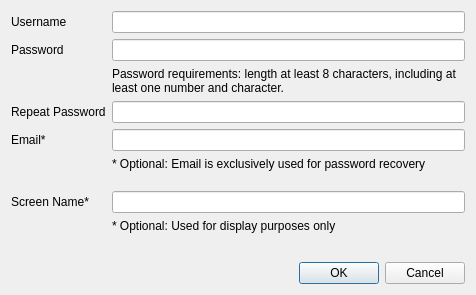
<?xml version="1.0" encoding="UTF-8"?>
<ui version="4.0">
 <class>ConnectionUserDialog</class>
 <widget class="QDialog" name="ConnectionUserDialog">
  <property name="geometry">
   <rect>
    <x>0</x>
    <y>0</y>
    <width>476</width>
    <height>295</height>
   </rect>
  </property>
  <property name="windowTitle">
   <string>Dialog</string>
  </property>
  <property name="styleSheet">
   <string notr="true">background-image: url(:/img/data/parchment.jpg);</string>
  </property>
  <layout class="QVBoxLayout" name="verticalLayout">
   <item>
    <layout class="QFormLayout" name="formLayout">
     <item row="0" column="0">
      <widget class="QLabel" name="label">
       <property name="text">
        <string>Username</string>
       </property>
      </widget>
     </item>
     <item row="0" column="1">
      <widget class="QLineEdit" name="edtUsername"/>
     </item>
     <item row="1" column="0">
      <widget class="QLabel" name="label_2">
       <property name="text">
        <string>Password</string>
       </property>
      </widget>
     </item>
     <item row="1" column="1">
      <widget class="QLineEdit" name="edtPassword">
       <property name="echoMode">
        <enum>QLineEdit::Password</enum>
       </property>
      </widget>
     </item>
     <item row="3" column="0">
      <widget class="QLabel" name="label_3">
       <property name="text">
        <string>Repeat Password</string>
       </property>
      </widget>
     </item>
     <item row="3" column="1">
      <widget class="QLineEdit" name="edtRepeat">
       <property name="echoMode">
        <enum>QLineEdit::Password</enum>
       </property>
      </widget>
     </item>
     <item row="4" column="0">
      <widget class="QLabel" name="label_4">
       <property name="text">
        <string>Email*</string>
       </property>
      </widget>
     </item>
     <item row="4" column="1">
      <widget class="QLineEdit" name="edtEmail"/>
     </item>
     <item row="6" column="0">
      <widget class="QLabel" name="label_5">
       <property name="text">
        <string>Screen Name*</string>
       </property>
      </widget>
     </item>
     <item row="6" column="1">
      <widget class="QLineEdit" name="edtScreenName"/>
     </item>
     <item row="5" column="1">
      <widget class="QLabel" name="label_6">
       <property name="text">
        <string>* Optional: Email is exclusively used for password recovery</string>
       </property>
       <property name="alignment">
        <set>Qt::AlignLeading|Qt::AlignLeft|Qt::AlignTop</set>
       </property>
       <property name="wordWrap">
        <bool>true</bool>
       </property>
      </widget>
     </item>
     <item row="7" column="1">
      <widget class="QLabel" name="label_7">
       <property name="text">
        <string>* Optional: Used for display purposes only</string>
       </property>
       <property name="alignment">
        <set>Qt::AlignLeading|Qt::AlignLeft|Qt::AlignTop</set>
       </property>
       <property name="wordWrap">
        <bool>true</bool>
       </property>
      </widget>
     </item>
     <item row="2" column="1">
      <widget class="QLabel" name="label_8">
       <property name="text">
        <string>Password requirements: length at least 8 characters, including at least one number and character.</string>
       </property>
       <property name="alignment">
        <set>Qt::AlignLeading|Qt::AlignLeft|Qt::AlignTop</set>
       </property>
       <property name="wordWrap">
        <bool>true</bool>
       </property>
      </widget>
     </item>
    </layout>
   </item>
   <item>
    <widget class="QDialogButtonBox" name="buttonBox">
     <property name="orientation">
      <enum>Qt::Horizontal</enum>
     </property>
     <property name="standardButtons">
      <set>QDialogButtonBox::Cancel|QDialogButtonBox::Ok</set>
     </property>
    </widget>
   </item>
  </layout>
 </widget>
 <resources/>
 <connections>
  <connection>
   <sender>buttonBox</sender>
   <signal>rejected()</signal>
   <receiver>ConnectionUserDialog</receiver>
   <slot>reject()</slot>
   <hints>
    <hint type="sourcelabel">
     <x>316</x>
     <y>260</y>
    </hint>
    <hint type="destinationlabel">
     <x>286</x>
     <y>274</y>
    </hint>
   </hints>
  </connection>
 </connections>
</ui>
